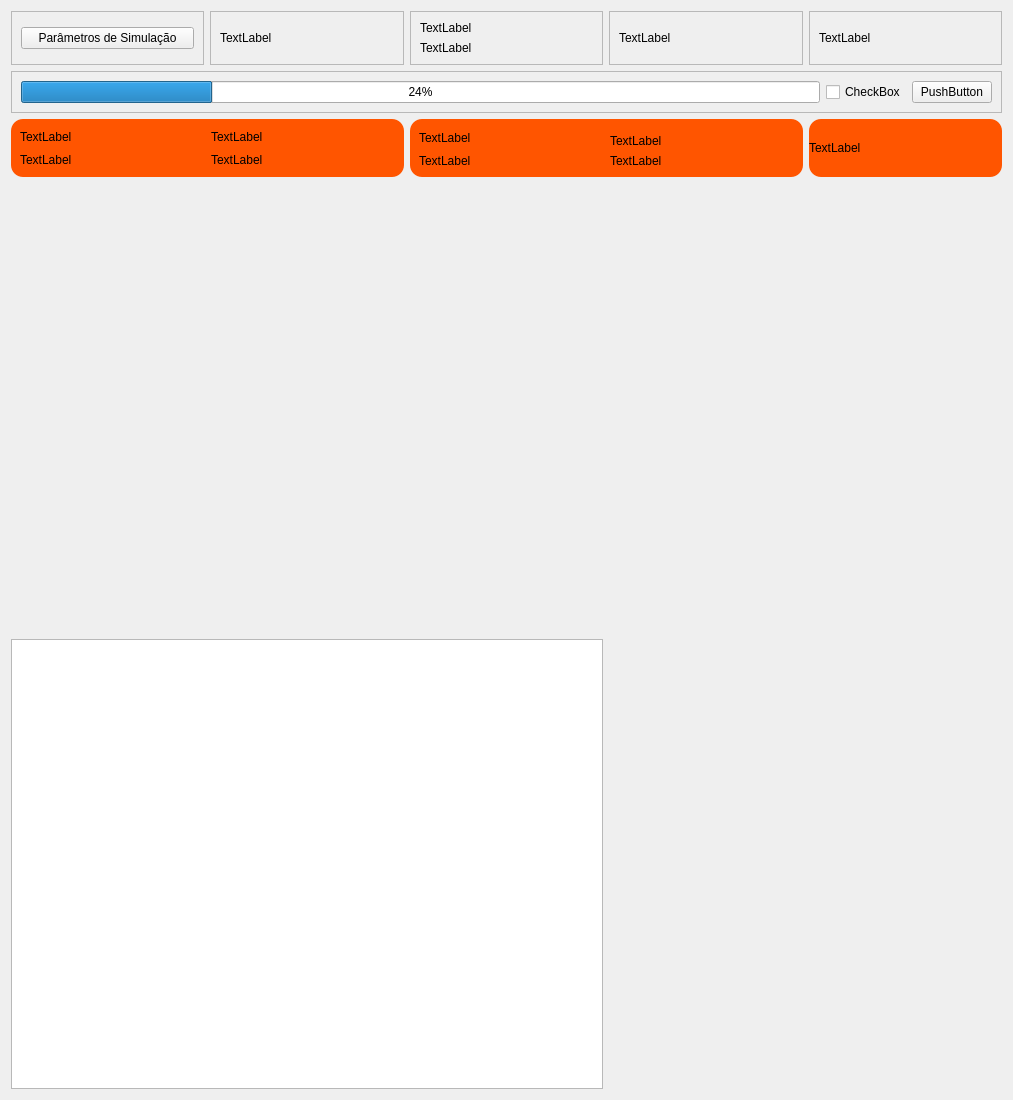
                <widget class="QWidget" name="scrollAreaWidgetContents_5">
                 <property name="geometry">
                  <rect>
                   <x>0</x>
                   <y>0</y>
                   <width>1013</width>
                   <height>1087</height>
                  </rect>
                 </property>
                 <layout class="QGridLayout" name="gridLayout_7">
                  <item row="0" column="3">
                   <widget class="QFrame" name="frame_35">
                    <property name="frameShape">
                     <enum>QFrame::StyledPanel</enum>
                    </property>
                    <property name="frameShadow">
                     <enum>QFrame::Raised</enum>
                    </property>
                    <layout class="QGridLayout" name="gridLayout_11">
                     <item row="0" column="0">
                      <widget class="QLabel" name="label_43">
                       <property name="text">
                        <string>TextLabel</string>
                       </property>
                      </widget>
                     </item>
                    </layout>
                   </widget>
                  </item>
                  <item row="0" column="4">
                   <widget class="QFrame" name="frame_36">
                    <property name="frameShape">
                     <enum>QFrame::StyledPanel</enum>
                    </property>
                    <property name="frameShadow">
                     <enum>QFrame::Raised</enum>
                    </property>
                    <layout class="QGridLayout" name="gridLayout_12">
                     <item row="0" column="0">
                      <widget class="QLabel" name="label_44">
                       <property name="text">
                        <string>TextLabel</string>
                       </property>
                      </widget>
                     </item>
                    </layout>
                   </widget>
                  </item>
                  <item row="0" column="1">
                   <widget class="QFrame" name="frame_34">
                    <property name="frameShape">
                     <enum>QFrame::StyledPanel</enum>
                    </property>
                    <property name="frameShadow">
                     <enum>QFrame::Raised</enum>
                    </property>
                    <layout class="QGridLayout" name="gridLayout_9">
                     <item row="0" column="0">
                      <widget class="QLabel" name="label_37">
                       <property name="text">
                        <string>TextLabel</string>
                       </property>
                      </widget>
                     </item>
                    </layout>
                   </widget>
                  </item>
                  <item row="0" column="2">
                   <widget class="QFrame" name="frame_33">
                    <property name="frameShape">
                     <enum>QFrame::StyledPanel</enum>
                    </property>
                    <property name="frameShadow">
                     <enum>QFrame::Raised</enum>
                    </property>
                    <layout class="QGridLayout" name="gridLayout_10">
                     <item row="1" column="0">
                      <widget class="QLabel" name="label_36">
                       <property name="text">
                        <string>TextLabel</string>
                       </property>
                      </widget>
                     </item>
                     <item row="0" column="0">
                      <widget class="QLabel" name="label_26">
                       <property name="text">
                        <string>TextLabel</string>
                       </property>
                      </widget>
                     </item>
                    </layout>
                   </widget>
                  </item>
                  <item row="0" column="0">
                   <widget class="QFrame" name="frame_31">
                    <property name="frameShape">
                     <enum>QFrame::StyledPanel</enum>
                    </property>
                    <property name="frameShadow">
                     <enum>QFrame::Raised</enum>
                    </property>
                    <layout class="QGridLayout" name="gridLayout_8">
                     <item row="0" column="0">
                      <widget class="QPushButton" name="pushButton_15">
                       <property name="text">
                        <string>Parâmetros de Simulação</string>
                       </property>
                      </widget>
                     </item>
                    </layout>
                   </widget>
                  </item>
                  <item row="1" column="0" colspan="5">
                   <widget class="QFrame" name="frame_32">
                    <property name="frameShape">
                     <enum>QFrame::StyledPanel</enum>
                    </property>
                    <property name="frameShadow">
                     <enum>QFrame::Raised</enum>
                    </property>
                    <layout class="QHBoxLayout" name="horizontalLayout_25">
                     <item>
                      <widget class="QProgressBar" name="progressBar">
                       <property name="value">
                        <number>24</number>
                       </property>
                      </widget>
                     </item>
                     <item>
                      <widget class="QCheckBox" name="checkBox">
                       <property name="text">
                        <string>CheckBox</string>
                       </property>
                      </widget>
                     </item>
                     <item>
                      <widget class="QPushButton" name="pushButton_11">
                       <property name="text">
                        <string>PushButton</string>
                       </property>
                      </widget>
                     </item>
                    </layout>
                   </widget>
                  </item>
                  <item row="4" column="3" colspan="2">
                   <widget class="QWidget" name="widget_2" native="true"/>
                  </item>
                  <item row="2" column="2" colspan="2">
                   <widget class="QFrame" name="frame_38">
                    <property name="styleSheet">
                     <string notr="true">background-color: rgb(255, 85, 0);
border-radius: 12px;</string>
                    </property>
                    <property name="frameShape">
                     <enum>QFrame::StyledPanel</enum>
                    </property>
                    <property name="frameShadow">
                     <enum>QFrame::Raised</enum>
                    </property>
                    <layout class="QGridLayout" name="gridLayout_14">
                     <item row="0" column="0" rowspan="2" colspan="2">
                      <widget class="QLabel" name="label_46">
                       <property name="text">
                        <string>TextLabel</string>
                       </property>
                      </widget>
                     </item>
                     <item row="1" column="1">
                      <widget class="QLabel" name="label_51">
                       <property name="text">
                        <string>TextLabel</string>
                       </property>
                      </widget>
                     </item>
                     <item row="2" column="0">
                      <widget class="QLabel" name="label_52">
                       <property name="text">
                        <string>TextLabel</string>
                       </property>
                      </widget>
                     </item>
                     <item row="2" column="1">
                      <widget class="QLabel" name="label_53">
                       <property name="text">
                        <string>TextLabel</string>
                       </property>
                      </widget>
                     </item>
                    </layout>
                   </widget>
                  </item>
                  <item row="2" column="0" colspan="2">
                   <widget class="QFrame" name="frame_37">
                    <property name="styleSheet">
                     <string notr="true">background-color: rgb(255, 85, 0);
border-radius: 12px;</string>
                    </property>
                    <property name="frameShape">
                     <enum>QFrame::StyledPanel</enum>
                    </property>
                    <property name="frameShadow">
                     <enum>QFrame::Raised</enum>
                    </property>
                    <layout class="QGridLayout" name="gridLayout_13">
                     <item row="0" column="0">
                      <widget class="QLabel" name="label_45">
                       <property name="text">
                        <string>TextLabel</string>
                       </property>
                      </widget>
                     </item>
                     <item row="1" column="0">
                      <widget class="QLabel" name="label_48">
                       <property name="text">
                        <string>TextLabel</string>
                       </property>
                      </widget>
                     </item>
                     <item row="0" column="1">
                      <widget class="QLabel" name="label_49">
                       <property name="text">
                        <string>TextLabel</string>
                       </property>
                      </widget>
                     </item>
                     <item row="1" column="1">
                      <widget class="QLabel" name="label_50">
                       <property name="text">
                        <string>TextLabel</string>
                       </property>
                      </widget>
                     </item>
                    </layout>
                   </widget>
                  </item>
                  <item row="4" column="0" colspan="3">
                   <widget class="QTableView" name="tableView_15">
                    <property name="minimumSize">
                     <size>
                      <width>0</width>
                      <height>450</height>
                     </size>
                    </property>
                   </widget>
                  </item>
                  <item row="2" column="4">
                   <widget class="QLabel" name="label_47">
                    <property name="styleSheet">
                     <string notr="true">background-color: rgb(255, 85, 0);
border-radius: 12px;</string>
                    </property>
                    <property name="text">
                     <string>TextLabel</string>
                    </property>
                   </widget>
                  </item>
                  <item row="3" column="0" colspan="2">
                   <widget class="QWidget" name="widget_3" native="true">
                    <property name="minimumSize">
                     <size>
                      <width>150</width>
                      <height>450</height>
                     </size>
                    </property>
                   </widget>
                  </item>
                 </layout>
                </widget>
